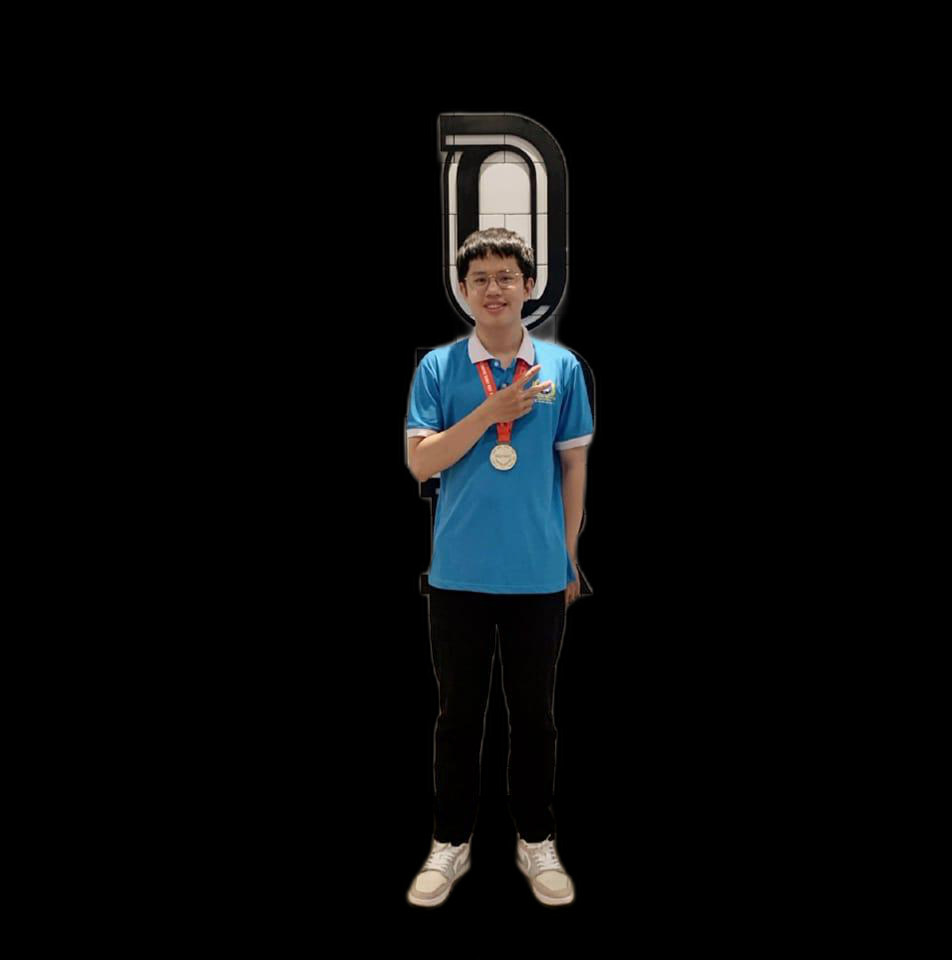
#> input picture anh2.png, 952 x 960 px
$ jupyter execute convertImg.ipynb
#> lines starting #> are read from the running program, lines starting #| are printed output that depends on the picture
[cell 1]
from PIL import Image
import os
import cv2
import math
import numpy as np
import matplotlib.pyplot as plt

[cell 2]
bright = cv2.imread('anh2.png')
#> bright is the input picture: shape (960, 952, 3); mean B, G, R 9.3, 8.6, 7.5
dark = cv2.imread('anh.jpg')
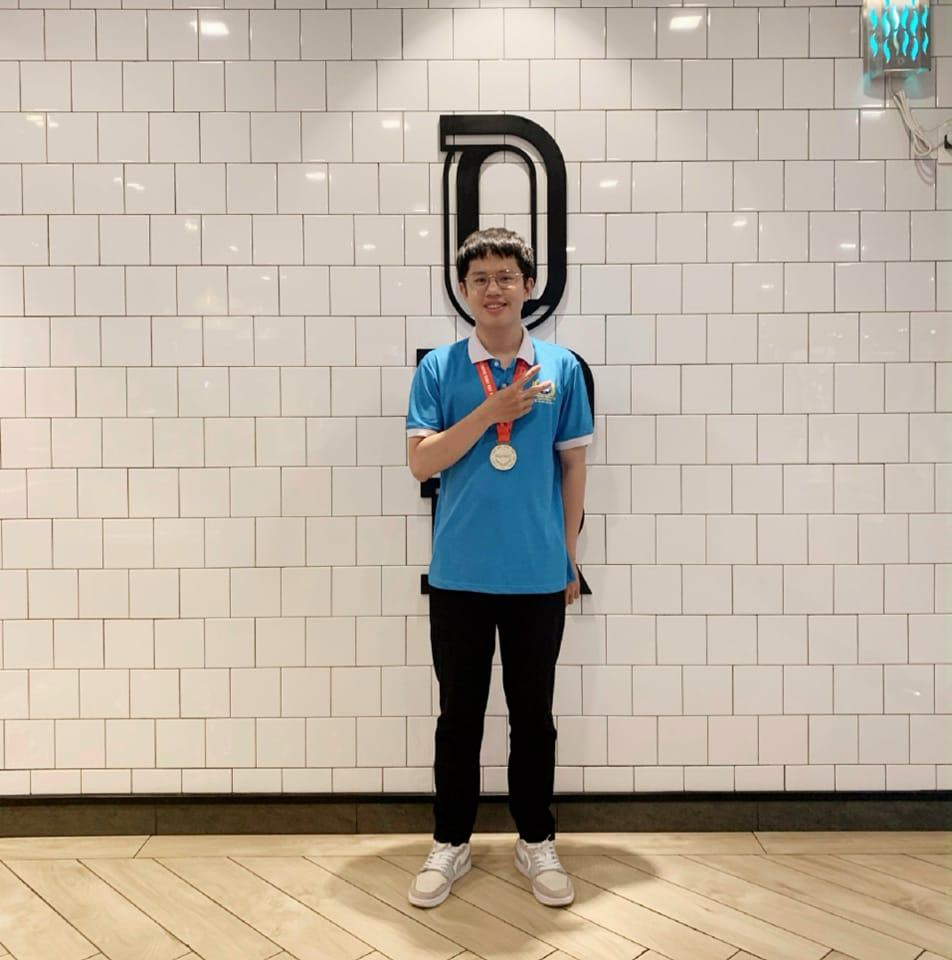
#> input picture anh.jpg, 952 x 960 px
#> dark is the input picture: shape (960, 952, 3); mean B, G, R 161.4, 175.1, 185.9

brightLAB = cv2.cvtColor(bright, cv2.COLOR_BGR2LAB)
#> brightLAB: shape (960, 952, 3); mean of channels 0, 1, 2 9.1, 128.1, 127.6
darkLAB = cv2.cvtColor(dark, cv2.COLOR_LAB2BGR)
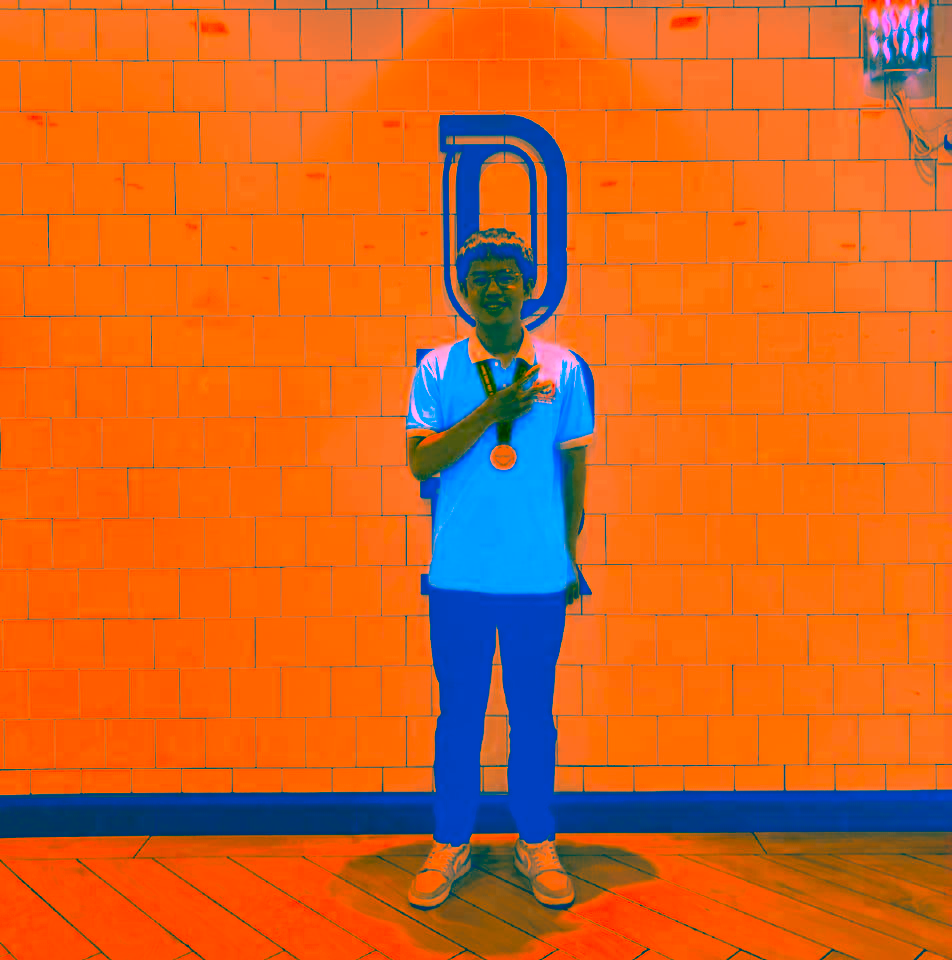
#> darkLAB: shape (960, 952, 3); mean B, G, R 36, 103, 211.5
plt.imshow(darkLAB)

[cell 3]
brightHSV = cv2.cvtColor(bright, cv2.COLOR_BGR2HSV)
#> brightHSV: shape (960, 952, 3); mean H, S, V 6.9, 15.4, 10.9
darkHSV = cv2.cvtColor(dark, cv2.COLOR_BGR2HSV)
#> darkHSV: shape (960, 952, 3); mean H, S, V 21.2, 52.6, 189.5
